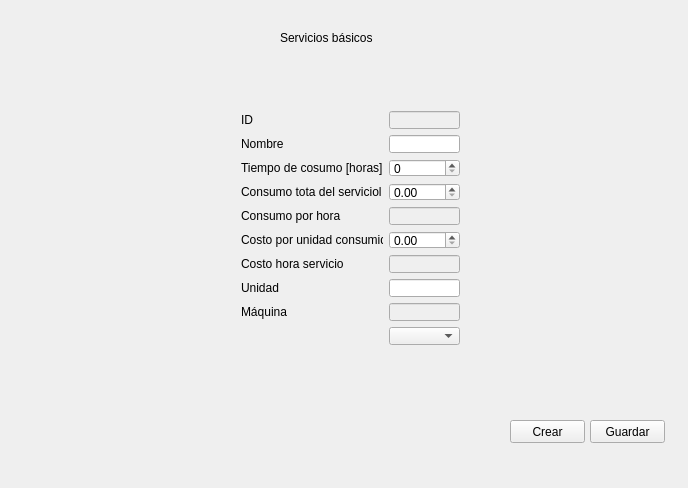
<?xml version="1.0" encoding="UTF-8"?>
<ui version="4.0">
 <class>formularioServicios</class>
 <widget class="QWidget" name="formularioServicios">
  <property name="geometry">
   <rect>
    <x>0</x>
    <y>0</y>
    <width>688</width>
    <height>488</height>
   </rect>
  </property>
  <property name="windowTitle">
   <string>formularioServicios</string>
  </property>
  <widget class="QLabel" name="label">
   <property name="geometry">
    <rect>
     <x>280</x>
     <y>30</y>
     <width>151</width>
     <height>16</height>
    </rect>
   </property>
   <property name="text">
    <string>Servicios básicos</string>
   </property>
  </widget>
  <widget class="QWidget" name="formLayoutWidget">
   <property name="geometry">
    <rect>
     <x>230</x>
     <y>100</y>
     <width>241</width>
     <height>256</height>
    </rect>
   </property>
   <layout class="QFormLayout" name="formLayout">
    <item row="0" column="0">
     <widget class="QLabel" name="label_2">
      <property name="text">
       <string>ID</string>
      </property>
     </widget>
    </item>
    <item row="1" column="0">
     <widget class="QLabel" name="label_3">
      <property name="text">
       <string>Nombre</string>
      </property>
     </widget>
    </item>
    <item row="2" column="0">
     <widget class="QLabel" name="label_4">
      <property name="text">
       <string>Tiempo de cosumo [horas]</string>
      </property>
     </widget>
    </item>
    <item row="3" column="0">
     <widget class="QLabel" name="label_5">
      <property name="text">
       <string>Consumo tota del serviciol</string>
      </property>
     </widget>
    </item>
    <item row="4" column="0">
     <widget class="QLabel" name="label_6">
      <property name="text">
       <string>Consumo por hora</string>
      </property>
     </widget>
    </item>
    <item row="5" column="0">
     <widget class="QLabel" name="label_7">
      <property name="text">
       <string>Costo por unidad consumida</string>
      </property>
     </widget>
    </item>
    <item row="0" column="1">
     <widget class="QLineEdit" name="lineEdit">
      <property name="enabled">
       <bool>false</bool>
      </property>
     </widget>
    </item>
    <item row="1" column="1">
     <widget class="QLineEdit" name="lineEdit_2"/>
    </item>
    <item row="3" column="1">
     <widget class="QDoubleSpinBox" name="doubleSpinBox">
      <property name="maximum">
       <double>999999999.990000009536743</double>
      </property>
     </widget>
    </item>
    <item row="2" column="1">
     <widget class="QSpinBox" name="spinBox">
      <property name="maximum">
       <number>999999999</number>
      </property>
     </widget>
    </item>
    <item row="4" column="1">
     <widget class="QLineEdit" name="lineEdit_3">
      <property name="enabled">
       <bool>false</bool>
      </property>
     </widget>
    </item>
    <item row="5" column="1">
     <widget class="QDoubleSpinBox" name="doubleSpinBox_2">
      <property name="maximum">
       <double>999999999.990000009536743</double>
      </property>
     </widget>
    </item>
    <item row="6" column="0">
     <widget class="QLabel" name="label_8">
      <property name="text">
       <string>Costo hora servicio</string>
      </property>
     </widget>
    </item>
    <item row="6" column="1">
     <widget class="QLineEdit" name="lineEdit_4">
      <property name="enabled">
       <bool>false</bool>
      </property>
     </widget>
    </item>
    <item row="7" column="0">
     <widget class="QLabel" name="label_9">
      <property name="text">
       <string>Unidad</string>
      </property>
     </widget>
    </item>
    <item row="7" column="1">
     <widget class="QLineEdit" name="lineEdit_5"/>
    </item>
    <item row="8" column="0">
     <widget class="QLabel" name="label_10">
      <property name="text">
       <string>Máquina</string>
      </property>
     </widget>
    </item>
    <item row="8" column="1">
     <widget class="QLineEdit" name="lineEdit_6">
      <property name="enabled">
       <bool>false</bool>
      </property>
     </widget>
    </item>
    <item row="9" column="1">
     <widget class="QComboBox" name="comboBox"/>
    </item>
   </layout>
  </widget>
  <widget class="QPushButton" name="pushButton">
   <property name="geometry">
    <rect>
     <x>510</x>
     <y>420</y>
     <width>75</width>
     <height>23</height>
    </rect>
   </property>
   <property name="text">
    <string>Crear</string>
   </property>
  </widget>
  <widget class="QPushButton" name="pushButton_2">
   <property name="geometry">
    <rect>
     <x>590</x>
     <y>420</y>
     <width>75</width>
     <height>23</height>
    </rect>
   </property>
   <property name="text">
    <string>Guardar</string>
   </property>
  </widget>
 </widget>
 <layoutdefault spacing="6" margin="11"/>
 <resources/>
 <connections/>
</ui>
